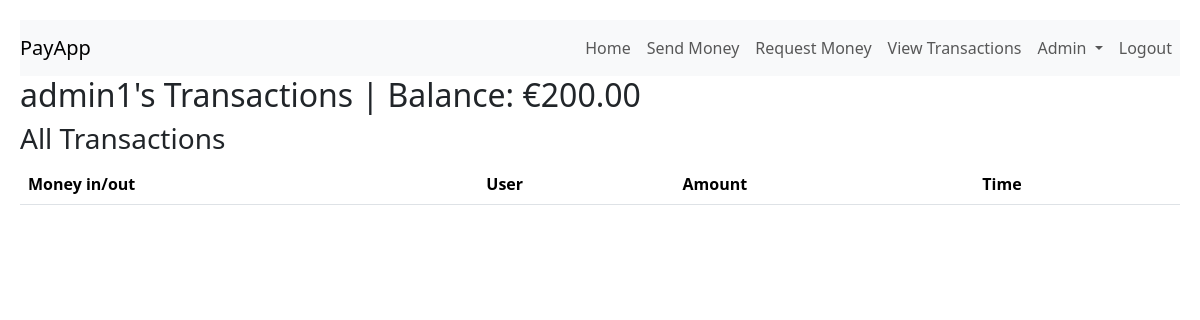
Before: /webapps2026/transactions/ (signed in) with the older database file.
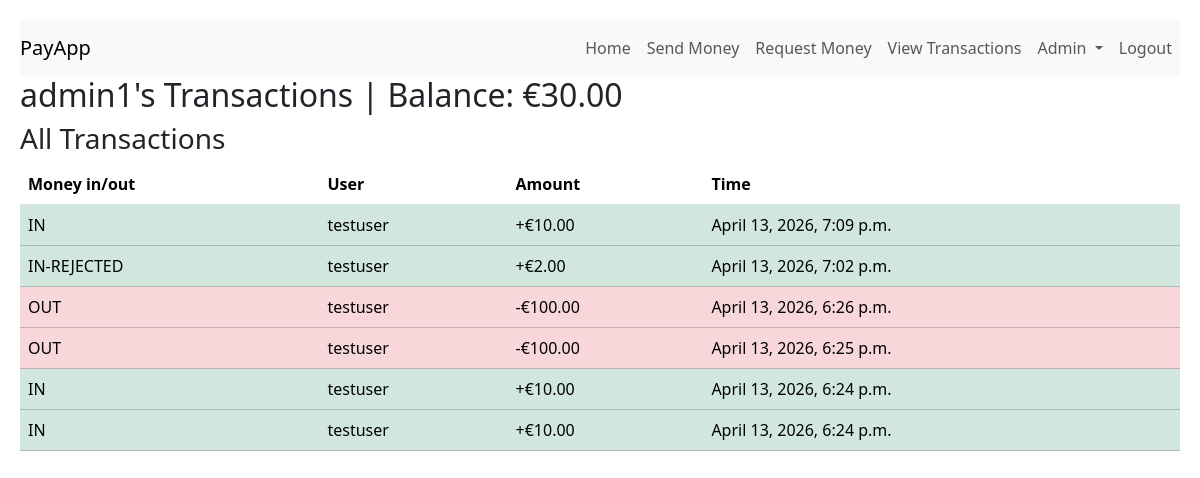
After: the same page with the newer database file.
### register/models.py (models this page shows)
class PayAppUser(AbstractUser):
    CURRENCY_CHOICE = [
        ('EUR', 'Euro'),
        ('USD', 'US Dollar'),
        ('GBP', 'Great British Pound'),
    ]
    currency = models.CharField(max_length=3, choices=CURRENCY_CHOICE, default='EUR')
    balance = models.DecimalField(max_digits=10, decimal_places=2, default=200.00)

### payapp/models.py (models this page shows)
class Transaction(models.Model):
    STATUS_OPTIONS = (
        ('PENDING', 'PENDING'),
        ('COMPLETED', 'COMPLETED'),
        ('REJECTED', 'REJECTED')
    )
    CURRENCY_CHOICE = [
        ('EUR', 'Euro'),
        ('USD', 'US Dollar'),
        ('GBP', 'Great British Pound'),
    ]
    payer = models.ForeignKey(reg_models.PayAppUser,related_name='payer', on_delete=models.CASCADE)
    payee = models.ForeignKey(reg_models.PayAppUser,related_name='payee' ,on_delete=models.CASCADE)
    amount = models.DecimalField(max_digits=100, decimal_places=2)
    currency = models.CharField(max_length=3, choices=CURRENCY_CHOICE, default='EUR')
    status = models.CharField(max_length=10, choices=STATUS_OPTIONS, default='REJECTED')
    time = models.DateTimeField(default=timezone.now)

### payapp/views.py (the view)
# urls.py: path('transactions/', payapp_views.user_transactions, name='user-transactions'),
@login_required(login_url='login')
def user_transactions(request):
    username= request.user.username
    transactions = models.Transaction.objects.filter(Q(payee__username=username)|Q(payer__username=username)).all().order_by('-time')
    pending_transactions = models.Transaction.objects.filter((Q(payer__username=username)) & Q(status="PENDING")).all().order_by('-time')
    user_currency = get_currency_symbol_helper(request.user.currency)
    return render(request, 'payapp/user-transactions.html',{'transactions':transactions,'pending_transactions':pending_transactions, 'user_currency': user_currency})

### payapp/views.py (called while the page is built)
def get_currency_symbol_helper(c):
    match c:
        case 'EUR':
            return '€'
        case 'USD':
            return '$'
        case 'GBP':
            return '$'
    return '?'

### templates/payapp/user-transactions.html (shortened to what this page needs)
{% extends 'base.html' %}
{% block content %}
    <h2>{{ user.username }}'s Transactions | Balance: {{ user_currency }}{{ user.balance }}</h2>
    <h3>All Transactions</h3>
    <table class='table'>
    <thead>
    <tr>
        <th>Money in/out</th>
        <th>User</th>
        <th>Amount</th>
        <th>Time</th>
    </tr>
    </thead>
    <tbody>
        {% for t in transactions %}
            <tr
                {% if t.status == 'PENDING' %}
                    class='table-warning'
                {% elif request.user == t.payee %}
                    class='table-success'
                    {% else  %}
                    class='table-danger'
                    {% endif %}
            >
                <td>
                    {% if request.user == t.payee %}IN{% else %}OUT{% endif %}{% if t.status == 'PENDING' %}-PENDING{% elif t.status == 'REJECTED' %}-REJECTED{% endif %}
                </td>
                <td>
                    {% if request.user == t.payee %}
                        {{ t.payer.username }}
                    {% else %}
                        {{ t.payee.username }}
                    {% endif %}
                </td>
                <td>
                    {% if request.user == t.payee %}
                        +{{ user_currency }}{{ t.amount }}
                    {% else %}
                        -{{ user_currency }}{{ t.amount }}
                    {% endif %}
                </td>
                <td>{{ t.time }}</td>
            </tr>
        {% endfor %}
    </tbody>
    </table>
{% endblock %}

Changed rows visible on the page:
changed PayAppUser "admin1": balance "200.00" → "30.00"
added Transaction: shows "IN", payer.username "testuser", user_currency "€", amount "10.00", time "April 13, 2026, 7:09 p.m."
added Transaction: shows "IN", status "-REJECTED", payer.username "testuser", user_currency "€", amount "2.00", time "April 13, 2026, 7:02 p.m."
added Transaction: shows "OUT", payee.username "testuser", user_currency "€", amount "100.00", time "April 13, 2026, 6:26 p.m."
added Transaction: shows "OUT", payee.username "testuser", user_currency "€", amount "100.00", time "April 13, 2026, 6:25 p.m."
added Transaction: shows "IN", payer.username "testuser", user_currency "€", amount "10.00", time "April 13, 2026, 6:24 p.m."
added Transaction: shows "IN", payer.username "testuser", user_currency "€", amount "10.00", time "April 13, 2026, 6:24 p.m."
